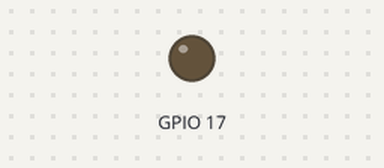
Bench run of a program on a simulated Raspberry Pi (BCM pin numbers). Parts: output pins drawn as LEDs (lit = HIGH). At 3.0 s the program stops and its outputs stay as they are.

Above: at 0.1 s.
At 3.1 s:
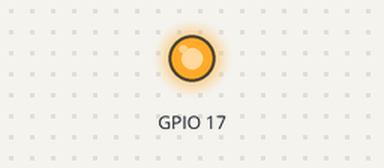
Timing chart, 0 to 4.5 s (numbered marks = the images above):
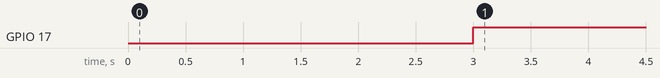

The program:

snapshot.py
```python
#!/usr/bin/python
import RPi.GPIO as GPIO
import time

GPIO.setmode(GPIO.BCM)

def on():
	GPIO.setup(17, GPIO.OUT)
	GPIO.output(17, GPIO.LOW)
def off():
	GPIO.setup(17, GPIO.OUT)
	GPIO.output(17, GPIO.HIGH)

on()
time.sleep(3)
off()
```

Measured:
- by itself, GPIO 17: LOW → HIGH at 3.0 s
